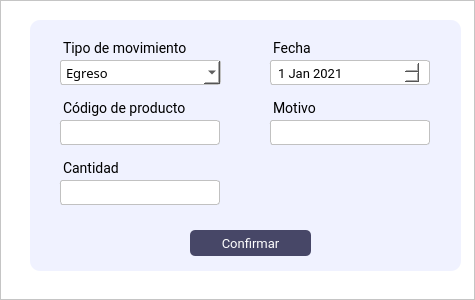
<?xml version="1.0" encoding="UTF-8"?>
<ui version="4.0">
 <class>MainWindow</class>
 <widget class="QMainWindow" name="MainWindow">
  <property name="geometry">
   <rect>
    <x>0</x>
    <y>0</y>
    <width>475</width>
    <height>300</height>
   </rect>
  </property>
  <property name="windowTitle">
   <string>MainWindow</string>
  </property>
  <widget class="QWidget" name="centralwidget">
   <layout class="QVBoxLayout" name="verticalLayout">
    <property name="spacing">
     <number>0</number>
    </property>
    <property name="leftMargin">
     <number>0</number>
    </property>
    <property name="topMargin">
     <number>0</number>
    </property>
    <property name="rightMargin">
     <number>0</number>
    </property>
    <property name="bottomMargin">
     <number>0</number>
    </property>
    <item>
     <widget class="QFrame" name="frame_2">
      <property name="minimumSize">
       <size>
        <width>0</width>
        <height>300</height>
       </size>
      </property>
      <property name="maximumSize">
       <size>
        <width>16777215</width>
        <height>16777215</height>
       </size>
      </property>
      <property name="styleSheet">
       <string notr="true">background: #fff;
</string>
      </property>
      <property name="frameShape">
       <enum>QFrame::StyledPanel</enum>
      </property>
      <property name="frameShadow">
       <enum>QFrame::Raised</enum>
      </property>
      <widget class="QFrame" name="frame_3">
       <property name="geometry">
        <rect>
         <x>30</x>
         <y>20</y>
         <width>431</width>
         <height>251</height>
        </rect>
       </property>
       <property name="maximumSize">
        <size>
         <width>16777215</width>
         <height>400</height>
        </size>
       </property>
       <property name="styleSheet">
        <string notr="true">border-radius: 10px;
background-color: rgb(240, 242, 255);
</string>
       </property>
       <property name="frameShape">
        <enum>QFrame::StyledPanel</enum>
       </property>
       <property name="frameShadow">
        <enum>QFrame::Raised</enum>
       </property>
       <widget class="QLabel" name="label_fecha">
        <property name="geometry">
         <rect>
          <x>230</x>
          <y>10</y>
          <width>90</width>
          <height>27</height>
         </rect>
        </property>
        <property name="maximumSize">
         <size>
          <width>90</width>
          <height>16777215</height>
         </size>
        </property>
        <property name="font">
         <font>
          <family>Roboto</family>
          <pointsize>-1</pointsize>
         </font>
        </property>
        <property name="styleSheet">
         <string notr="true">font-family: Roboto;
font-size: 14px;
margin-top:10px;
margin-left:10px

</string>
        </property>
        <property name="text">
         <string>Fecha</string>
        </property>
       </widget>
       <widget class="QLabel" name="label_3">
        <property name="geometry">
         <rect>
          <x>20</x>
          <y>10</y>
          <width>62</width>
          <height>27</height>
         </rect>
        </property>
        <property name="font">
         <font>
          <family>Roboto</family>
          <pointsize>-1</pointsize>
         </font>
        </property>
        <property name="styleSheet">
         <string notr="true">font-family: Roboto;
font-size: 14px;
margin-top:10px;
margin-left:10px


</string>
        </property>
        <property name="text">
         <string/>
        </property>
       </widget>
       <widget class="QLineEdit" name="codigo_producto_input">
        <property name="geometry">
         <rect>
          <x>20</x>
          <y>100</y>
          <width>170</width>
          <height>25</height>
         </rect>
        </property>
        <property name="minimumSize">
         <size>
          <width>0</width>
          <height>0</height>
         </size>
        </property>
        <property name="maximumSize">
         <size>
          <width>16777215</width>
          <height>25</height>
         </size>
        </property>
        <property name="styleSheet">
         <string notr="true">QLineEdit{
background-color: #fff;
border: 0.5px solid #c1c1c1;
border-radius: 3px;
padding: 4 5px;
color: #fff;
font-family:Roboto;
font-size:13px;
font-weight: 400;
margin-left: 10px;

}
</string>
        </property>
        <property name="placeholderText">
         <string/>
        </property>
       </widget>
       <widget class="QLabel" name="label_codigo_producto">
        <property name="geometry">
         <rect>
          <x>20</x>
          <y>70</y>
          <width>141</width>
          <height>27</height>
         </rect>
        </property>
        <property name="font">
         <font>
          <family>Roboto</family>
          <pointsize>-1</pointsize>
         </font>
        </property>
        <property name="styleSheet">
         <string notr="true">font-family: Roboto;
font-size: 14px;
margin-top:10px;
margin-left:10px

</string>
        </property>
        <property name="text">
         <string>Código de producto</string>
        </property>
       </widget>
       <widget class="QLabel" name="label_motivo">
        <property name="geometry">
         <rect>
          <x>230</x>
          <y>70</y>
          <width>71</width>
          <height>27</height>
         </rect>
        </property>
        <property name="font">
         <font>
          <family>Roboto</family>
          <pointsize>-1</pointsize>
         </font>
        </property>
        <property name="styleSheet">
         <string notr="true">font-family: Roboto;
font-size: 14px;
margin-top:10px;
margin-left:10px

</string>
        </property>
        <property name="text">
         <string>Motivo</string>
        </property>
       </widget>
       <widget class="QLineEdit" name="motivo_input">
        <property name="geometry">
         <rect>
          <x>230</x>
          <y>100</y>
          <width>170</width>
          <height>25</height>
         </rect>
        </property>
        <property name="minimumSize">
         <size>
          <width>0</width>
          <height>0</height>
         </size>
        </property>
        <property name="maximumSize">
         <size>
          <width>16777215</width>
          <height>25</height>
         </size>
        </property>
        <property name="styleSheet">
         <string notr="true">QLineEdit{
background-color: #fff;
border: 0.5px solid #c1c1c1;
border-radius: 3px;
padding: 4 5px;
color: #fff;
font-family:Roboto;
font-size:13px;
font-weight: 400;
margin-left: 10px;

}
</string>
        </property>
        <property name="placeholderText">
         <string/>
        </property>
       </widget>
       <widget class="QPushButton" name="crearprod_btn">
        <property name="geometry">
         <rect>
          <x>160</x>
          <y>210</y>
          <width>121</width>
          <height>26</height>
         </rect>
        </property>
        <property name="font">
         <font>
          <family>Roboto</family>
          <pointsize>-1</pointsize>
         </font>
        </property>
        <property name="cursor">
         <cursorShape>PointingHandCursor</cursorShape>
        </property>
        <property name="styleSheet">
         <string notr="true">QPushButton{
background-color: rgba(71, 71, 103);
color: #fff;
border-radius:5px;
font-family:Roboto;
font-size: 13px

}
QPushButton:hover{
background-color: rgba(71, 71, 103,180);
}</string>
        </property>
        <property name="text">
         <string>Confirmar</string>
        </property>
       </widget>
       <widget class="QLabel" name="label_egr_ing">
        <property name="geometry">
         <rect>
          <x>20</x>
          <y>10</y>
          <width>141</width>
          <height>27</height>
         </rect>
        </property>
        <property name="font">
         <font>
          <family>Roboto</family>
          <pointsize>-1</pointsize>
         </font>
        </property>
        <property name="styleSheet">
         <string notr="true">font-family: Roboto;
font-size: 14px;
margin-top:10px;
margin-left:10px

</string>
        </property>
        <property name="text">
         <string>Tipo de movimiento</string>
        </property>
       </widget>
       <widget class="QComboBox" name="egr_ing_cb">
        <property name="geometry">
         <rect>
          <x>30</x>
          <y>40</y>
          <width>161</width>
          <height>25</height>
         </rect>
        </property>
        <property name="styleSheet">
         <string notr="true">padding:0 5px;
border-radius: 3px;
font-family:Roboto Lt;
border: none;
font-size:13px;
font-weight: 400;
background-color: #fff;
border: 0.5px solid #c1c1c1;
color: #000;

</string>
        </property>
        <property name="currentText">
         <string>Egreso</string>
        </property>
        <property name="currentIndex">
         <number>0</number>
        </property>
        <property name="maxVisibleItems">
         <number>3</number>
        </property>
        <property name="maxCount">
         <number>3</number>
        </property>
        <property name="insertPolicy">
         <enum>QComboBox::InsertAfterCurrent</enum>
        </property>
        <property name="iconSize">
         <size>
          <width>16</width>
          <height>0</height>
         </size>
        </property>
        <property name="duplicatesEnabled">
         <bool>false</bool>
        </property>
        <property name="frame">
         <bool>false</bool>
        </property>
        <item>
         <property name="text">
          <string>Egreso</string>
         </property>
        </item>
        <item>
         <property name="text">
          <string>Ingreso</string>
         </property>
        </item>
       </widget>
       <widget class="QDateEdit" name="fecha_date">
        <property name="geometry">
         <rect>
          <x>230</x>
          <y>40</y>
          <width>170</width>
          <height>25</height>
         </rect>
        </property>
        <property name="styleSheet">
         <string notr="true">
background-color: #fff;
border: 0.5px solid #c1c1c1;
border-radius: 3px;
padding: 4 5px;
color: #000;
font-family:Roboto;
font-size:13px;
font-weight: 400;
margin-left: 10px;

</string>
        </property>
        <property name="dateTime">
         <datetime>
          <hour>0</hour>
          <minute>0</minute>
          <second>0</second>
          <year>2021</year>
          <month>1</month>
          <day>1</day>
         </datetime>
        </property>
       </widget>
       <widget class="QLineEdit" name="codigo_producto_input_2">
        <property name="geometry">
         <rect>
          <x>20</x>
          <y>160</y>
          <width>170</width>
          <height>25</height>
         </rect>
        </property>
        <property name="minimumSize">
         <size>
          <width>0</width>
          <height>0</height>
         </size>
        </property>
        <property name="maximumSize">
         <size>
          <width>16777215</width>
          <height>25</height>
         </size>
        </property>
        <property name="styleSheet">
         <string notr="true">QLineEdit{
background-color: #fff;
border: 0.5px solid #c1c1c1;
border-radius: 3px;
padding: 4 5px;
color: #fff;
font-family:Roboto;
font-size:13px;
font-weight: 400;
margin-left: 10px;

}
</string>
        </property>
        <property name="text">
         <string/>
        </property>
        <property name="placeholderText">
         <string/>
        </property>
       </widget>
       <widget class="QLabel" name="label_codigo_producto_2">
        <property name="geometry">
         <rect>
          <x>20</x>
          <y>130</y>
          <width>141</width>
          <height>27</height>
         </rect>
        </property>
        <property name="font">
         <font>
          <family>Roboto</family>
          <pointsize>-1</pointsize>
         </font>
        </property>
        <property name="styleSheet">
         <string notr="true">font-family: Roboto;
font-size: 14px;
margin-top:10px;
margin-left:10px

</string>
        </property>
        <property name="text">
         <string>Cantidad</string>
        </property>
       </widget>
      </widget>
     </widget>
    </item>
   </layout>
  </widget>
 </widget>
 <resources>
  <include location="img/img_oficiales.qrc"/>
 </resources>
 <connections/>
</ui>
